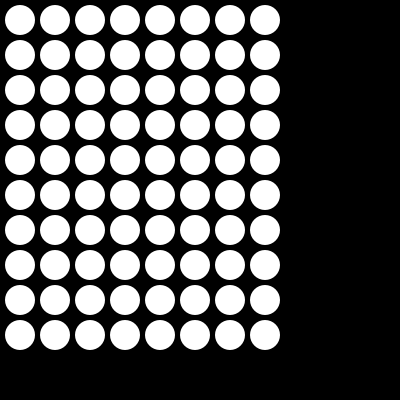
Frame 1 (no input)
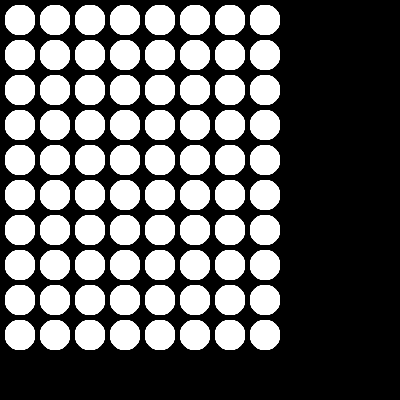
Frame 60 (the mouse pressed at the canvas centre just before this capture)
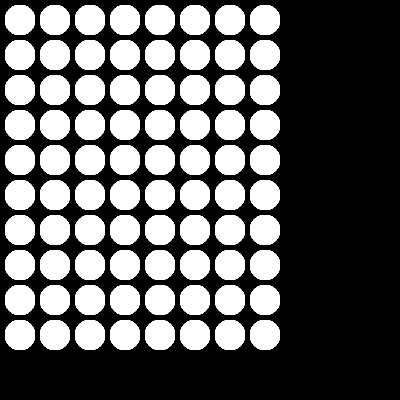
Frame 120 (the mouse held since frame 60 and released just before this capture)

The Processing sketch that drew these frames (run headless with seeded random() and noise(); from frame 60 on, the mouse is pressed at the canvas centre):

// Processing sketch: Q02_mission_03
// ── Q02_mission_03.pde
void setup() {
  size(400, 400);
  // background(255); Background was previously white. 
  background(#000000); // White on white is not easy to differentiate. We'll change it to black.
  noStroke();
  frameRate(15);
} 

void draw() {
  //for (int k = 0; k < 8; k++) { // rows. Original code set to 8
    //for (int j = 0; j < 10; j++) { // columns. Original code set to 10
  for (int k = 0; k < 10; k++) { // However, we want 10 rows and 8 columns, not the other way around
    for (int j = 0; j < 8; j++) { // So let's change that :)
      fill(255,255,255);
      ellipse(j*35+20, k*35+20, 30, 30);
    }
  }
}
